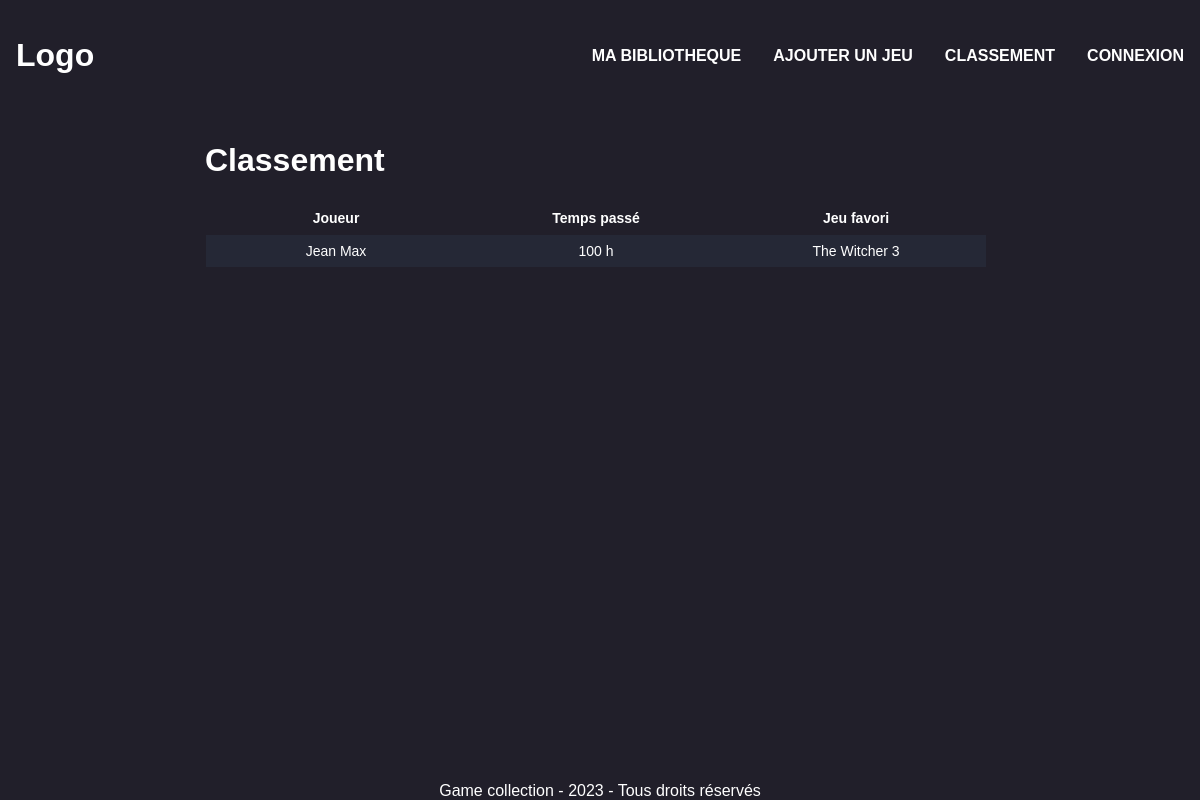
The app's page /leaderboard with its own data.
### tables this page shows
CREATE TABLE LIBRARY
    (
        id_user INT NOT NULL,
        name_game VARCHAR(255) NOT NULL,
        hours_played_game INT NOT NULL DEFAULT 0,
        PRIMARY KEY (id_user, name_game),
        FOREIGN KEY (id_user) REFERENCES ACCOUNT(id_user),
        FOREIGN KEY (name_game) REFERENCES GAME(name_game)
    );

CREATE TABLE ACCOUNT
(
    id_user INT NOT NULL
    AUTO_INCREMENT,
    name_user VARCHAR
    (255) NOT NULL,
    surname_user VARCHAR
    (255) NOT NULL,
    email_user VARCHAR
    (255) NOT NULL,
    password_user VARCHAR
    (255) NOT NULL,
    PRIMARY KEY
    (id_user)
);

### controllers/leaderboard.php (called while the page is built)
<?php
require_once './models/leaderboard.php';
$leaderboard = getLeaderboard();
require_once './views/leaderboard.php';

### models/leaderboard.php (called while the page is built, shortened)
<?php
$db = Database::getInstance()::getConnection();
function getLeaderboard() {
    global $db;
    $query = "SELECT name_user,surname_user,hours_played_game,name_game FROM LIBRARY INNER JOIN ACCOUNT ON ACCOUNT.Id_user = LIBRARY.Id_user ORDER BY hours_played_game DESC";
    $result = $db->query($query);
    $leaderboard = $result->fetchAll(PDO::FETCH_ASSOC);
    return $leaderboard;
}

### views/leaderboard.php (the view, shortened to what this page needs)
<!DOCTYPE html>
<html lang="en">
<head>
    <link rel="stylesheet" href="./assets/styles/leaderboard.css">
</head>
<body>
    <?php require './assets/components/header.php'; ?>
    <div class="page-content">
        <div id="leaderboard">
            <h1>Classement</h1>
            <table>
                <tr>
                    <th>Joueur</th>
                    <th>Temps passé</th>
                    <th>Jeu favori</th>
                </tr>
                <?php foreach ($leaderboard as $row) { ?>
                    <tr>
                        <td><?php echo ($row['name_user'] . " " . $row['surname_user']); ?></td>
                        <td><?php echo $row['hours_played_game'] . " h"; ?></td>
                        <td><?php echo $row['name_game']; ?></td>
                    </tr>
                <?php } ?>
            </table>
        </div>
    </div>
    <?php require './assets/components/footer.php'; ?>
</body>
</html>

### index.php (shortened to what this page needs)
<?php
$page = isset($_GET['page']) ? $_GET['page'] : 'homepage';
$pageFile = 'controllers/' . $page . '.php';
$isLoggedIn = isset($_SESSION['id']);
if (file_exists($pageFile)) {
    require $pageFile;
} else {
    require 'views/404.php';
}

### assets/components/header.php
<div class="header">
    <h1>Logo</h1>
    <div class="links">
        <a href="./">MA BIBLIOTHEQUE</a>
        <a href="./ajouterJeu">AJOUTER UN JEU</a>
        <a href="./leaderboard">CLASSEMENT</a>
        <a href=<?php echo $isLoggedIn ? "./profile" : "./connexion" ?>><?php echo $isLoggedIn ? "PROFIL" : "CONNEXION" ?></a>
    </div>
</div>

### assets/components/footer.php
<footer>
    Game collection - 2023 - Tous droits réservés
</footer>

### assets/styles/leaderboard.css (style rules this page uses)
body { height: 100vh; }
.page-content { display: flex; flex-direction: column; align-items: center; justify-content: center; }
#leaderboard > table { border-collapse: collapse; border-spacing: 0; border: 1px solid var(--bg-color); font-size: 14px; color: white; table-layout: fixed; }
#leaderboard th, #leaderboard td { padding: 8px 10px; text-align: center; border-bottom: 1px solid var(--bg-color); overflow-wrap: break-word; min-width: 20vw; }
#leaderboard th { background-color: var(--bg-color); }
#leaderboard tr:nth-child(even) { background-color: var(--modal-color); }
#leaderboard { display: flex; flex-direction: column; width: fit-content; height: auto; margin: 0.5em 0.5em 0.5em 0; border: 1px solid var(--bg-color); }

### assets/styles/global.css (style rules this page uses)
:root { --bg-color: #211f2a; --modal-color: #252836; --input-color: #2b2f40; --btn-color: #6757d6; --font: "Barlow", sans-serif; }
body { background-color: var(--bg-color); color: white; font-family: var(--font); margin: 0; height: 100%; }
.page-content { padding: 0 7.5rem; }
a { color: white; text-decoration: none; font-weight: bold; transition: color 0.2s; }

### assets/styles/components/header.css (style rules this page uses)
.header { display: flex; align-items: center; justify-content: space-between; padding: 1rem; }
.links { display: flex; gap: 2rem; }

### assets/styles/components/footer.css (style rules this page uses)
body { min-height: 100vh; margin: 0; height: 100%; position: relative; }
body::after { content: ""; display: block; height: 1em; }
footer { position: absolute; bottom: 0; width: 100%; text-align: center; }

### records on screen
library: id_user.name_user "Jean", id_user.surname_user "Max", hours_played_game "100", name_game "The Witcher 3"
